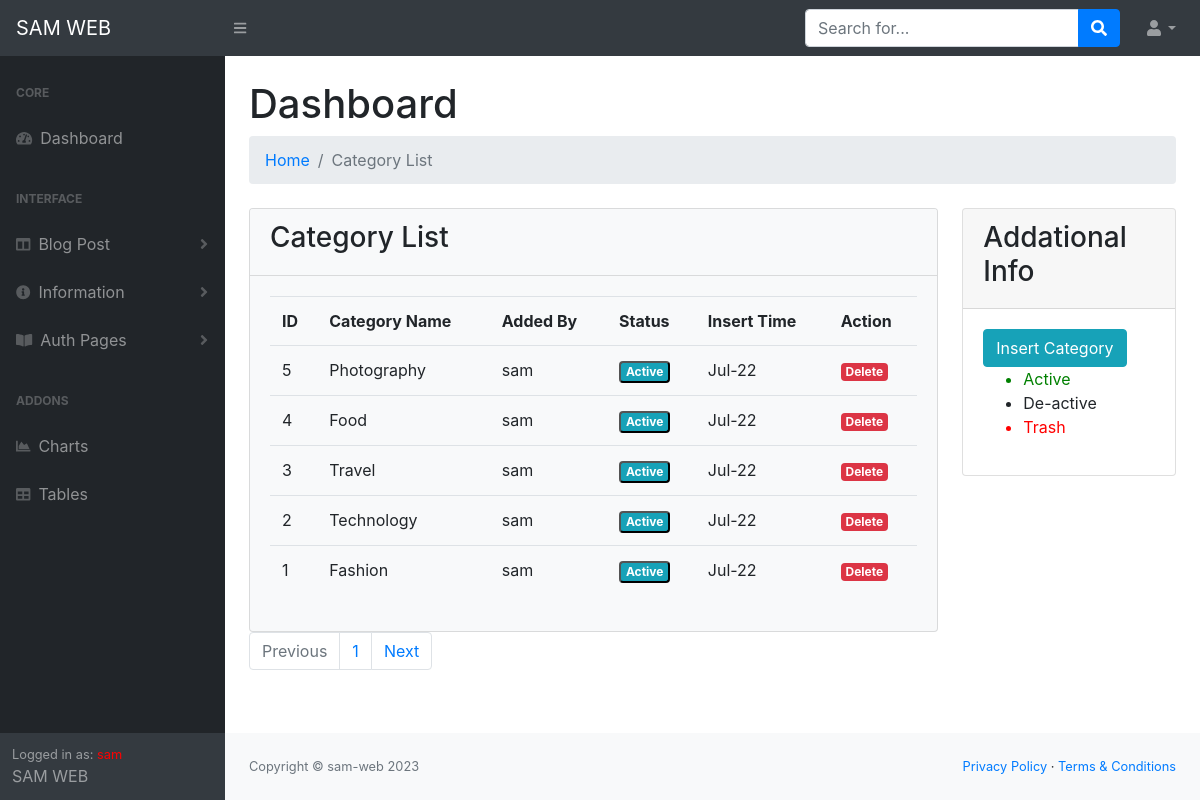
The page /administrator/category.page.php (signed in) on the database its author committed.
### tables this page shows
CREATE TABLE `site_category` (
  `cate_id` int(11) NOT NULL,
  `category_name` varchar(255) NOT NULL,
  `ins_usr_nem` varchar(255) NOT NULL,
  `ins_usr_id` int(11) NOT NULL,
  `cate_status` int(11) NOT NULL,
  `del_uer_nem` varchar(255) NOT NULL,
  `insert_time` datetime NOT NULL
);

CREATE TABLE `site_information` (
  `info_id` int(11) NOT NULL,
  `site_title` varchar(255) NOT NULL,
  `site_copyright` varchar(255) NOT NULL,
  `site_copyright_link` varchar(255) NOT NULL,
  `site_icon` varchar(255) NOT NULL
);

### administrator/info/site-info.php (called while the page is built, shortened)
<?php
$site_info = "SELECT * FROM site_information";
$site_info_que = mysqli_query($db_con,$site_info);
$info = mysqli_fetch_assoc($site_info_que);
?>

### administrator/category.page.php (the view, shortened to what this page needs)
<?php
require_once('database/dbCon.php');
$get_page = $_GET['page'];
if ($get_page == "" || $get_page == 1) {
    $target_page = 0;
}else {
    $target_page = ($get_page * 10) - 10;
}
$cate_sele = "SELECT * FROM site_category WHERE cate_status=0 OR cate_status=1 ORDER BY cate_id DESC LIMIT $target_page,10";
$cate_sele_que = mysqli_query($db_con,$cate_sele);
include 'header.php';
?>
<?php include 'navbar.php'; ?>
<div id="layoutSidenav_content">
                <main>
                    <div class="container-fluid">
                        <h1 class="mt-4">Dashboard</h1>
                        <ol class="breadcrumb mb-4">
                            <li class="breadcrumb-item"><a href="index.php">Home</a></li>
                            <li class="breadcrumb-item active">Category List</li>
                        </ol>
                        <div class="row">
                            <div class="col-xs-9 col-md-9">
                                <div class="card bg-light">
                                    <div class="card-header bg-light ">
                                        <h3>Category List</h3>
                                    </div>
                                    <div class="card-body">
                                        <table class="table">
                                            <tr>
                                                <th>ID</th>
                                                <th>Category Name</th>
                                                <th>Added By</th>
                                                <th>Status</th>
                                                <th>Insert Time</th>
                                                <th>Action</th>
                                            </tr>
                                            <?php foreach($cate_sele_que as $cate): ?>
                                                <tr>
                                                    <td><?= $cate['cate_id']; ?></td>
                                                    <td><?= $cate['category_name']; ?></td>
                                                    <td><?= $cate['ins_usr_nem']; ?></td>
                                                    <td>
                                                        <button type="submit" class="badge <?= $cate['cate_status']== 0 ? 'badge-info':'badge-warning'; ?>">
                                                            <?php if ($cate['cate_status'] == 0) { ?>
                                                                <a href="inc/category.status.php?deactive=<?= $cate['cate_id']; ?> " class="text-white">Active</a>
                                                            <?php }else { ?>
                                                                <a href="inc/category.status.php?active=<?= $cate['cate_id']; ?> " class="text-white">Dective</a>
                                                            <?php }?>
                                                        </button></td>
                                                    <td><?= date('M-d',strtotime($cate['insert_time'])); ?></td>
                                                    <td><?php if ($_SESSION['user_status'] == 1) {?>
                                                        <a href="inc/category.status.php?sof_delete=<?= $cate['cate_id']; ?>" class="badge badge-danger">Delete</a>
                                                    <?php } ?></td>
                                                </tr>
                                            <?php endforeach; ?>
                                        </table>
                                    </div>
                                </div>
                                <?php
                                $sel_db = "SELECT * FROM site_category WHERE cate_status=0";
                                $sel_db_que = mysqli_query($db_con,$sel_db);
                                $rows = mysqli_num_rows($sel_db_que);
                                $page = ceil($rows / 10);
                                ?>
                                <nav aria-label="...">
                                    <ul class="pagination">
                                        <li class="page-item <?= $get_page <= 1 ? 'disabled':' '; ?>">
                                        <a class="page-link" href="?page=<?= $get_page - 1; ?>" tabindex="-1">Previous</a>
                                        </li>
                                        <?php for ($show_page=1; $show_page <= $page; $show_page++): ?>
                                        <li class="page-item <?= $show_page == $get_page ? 'active':' '; ?>">
                                        <a class="page-link" href="?page=<?= $show_page; ?>"><?= $show_page; ?></a>
                                        </li>
                                        <?php endfor; ?>
                                        <li class="page-item <?= $get_page == $page ? 'disabled':' '; ?>">
                                        <a class="page-link" href="?page=<?= $get_page + 1; ?>">Next</a>
                                        </li>
                                    </ul>
                                </nav>
                            </div>
                            <div class="col-xs-3 col-md-3">
                                <div class="card">
                                    <div class="card-header">
                                        <h3>Addational Info</h3>
                                    </div>
                                    <div class="card-body">
                                    <?php if ($_SESSION['user_status'] == 1) { ?>
                                        <a href="category.new.php" class="btn btn-info">Insert Category</a>
                                    <?php } ?>
                                    <ul>
                                        <li style="color:green;" >Active</li>
                                        <li style="color:warning;" >De-active</li>
                                        <li style="color:red;" >Trash</li>
                                    </ul>
                                    </div>
                                </div>
                            </div>
                        </div>
                    </div>
                </main>
<?php include 'copy-right.php'; include 'footer.php'; ?>

### administrator/copy-right.php
    <footer class="py-4 bg-light mt-auto">
            <div class="container-fluid">
                <div class="d-flex align-items-center justify-content-between small">
                    <div class="text-muted">Copyright &copy; <?= $info['site_copyright']; ?> <script>document.write(new Date().getFullYear());</script></div>
                    <div>
                        <a href="#">Privacy Policy</a>
                        &middot;
                        <a href="#">Terms &amp; Conditions</a>
                    </div>
                </div>
            </div>
        </footer>
    </div>
</div>

### rows shown on the page
site_category: cate_id "5", category_name "Photography", ins_usr_nem "sam", insert_time "Jul-22"
site_category: cate_id "4", category_name "Food", ins_usr_nem "sam", insert_time "Jul-22"
site_category: cate_id "3", category_name "Travel", ins_usr_nem "sam", insert_time "Jul-22"
site_category: cate_id "2", category_name "Technology", ins_usr_nem "sam", insert_time "Jul-22"
site_category: cate_id "1", category_name "Fashion", ins_usr_nem "sam", insert_time "Jul-22"
site_information: site_copyright "sam-web"

### other values the page prints
$_SESSION['user_info'] "sam"
